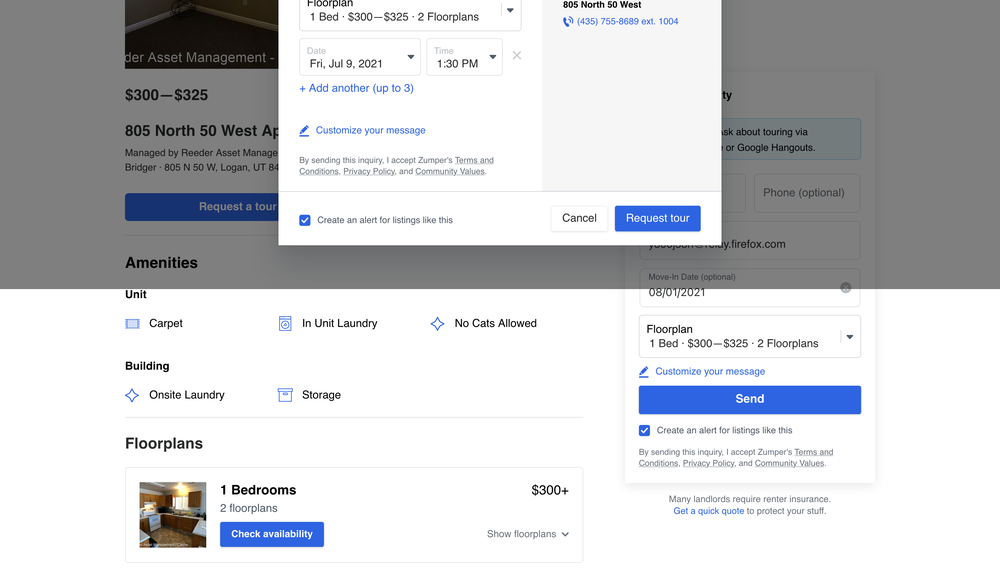
#> input picture ab.png, 1000 x 574 px, shrunk from 2880 x 1652 before the run
$ python sketch.py
#> lines starting #> are read from the running program, lines starting #| are printed output that depends on the picture
# Converting Image to sketch

import cv2 # import open cv


class Sketch():
    def read_image(self):
        get_image_file = input('Path or file name of the image: ')
#> the answer given: ab.png
        read_image = cv2.imread(get_image_file)
#> read_image is the input picture: shape (574, 1000, 3); mean B, G, R 206.8, 203.7, 202.4
        cv2.imshow('screen', read_image)
        cv2.waitKey(0)


        # creating a gray image using cv2 library
        gray_image = cv2.cvtColor(read_image, cv2.COLOR_BGR2GRAY)
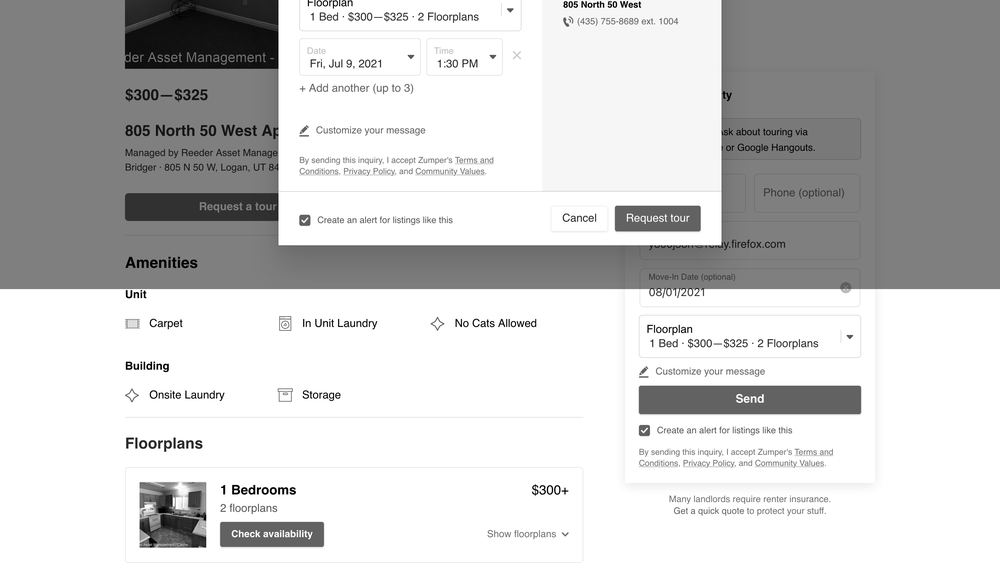
#> gray_image: shape (574, 1000); min 0, max 255, mean 203.7
        cv2.imshow('new screen', gray_image)
        cv2.waitKey(0)

        # create inverted image from grayscale
        inverted_image = 255 - gray_image
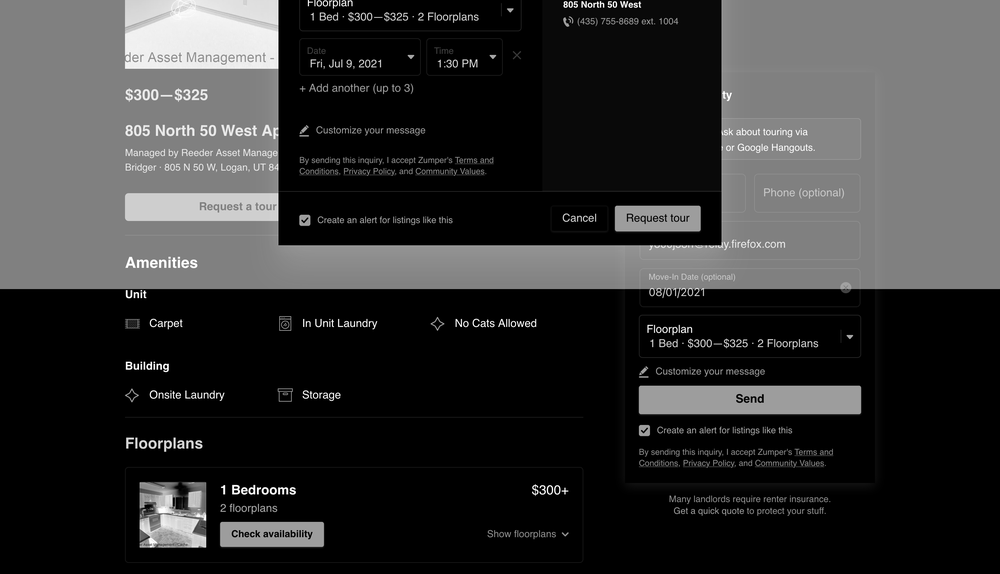
#> inverted_image: shape (574, 1000); min 0, max 255, mean 51.3
        cv2.imshow('Inverted', inverted_image)
        cv2.waitKey()

        # Gaussian Function to blur image
        blurred = cv2.GaussianBlur(inverted_image, (21, 21), 0)
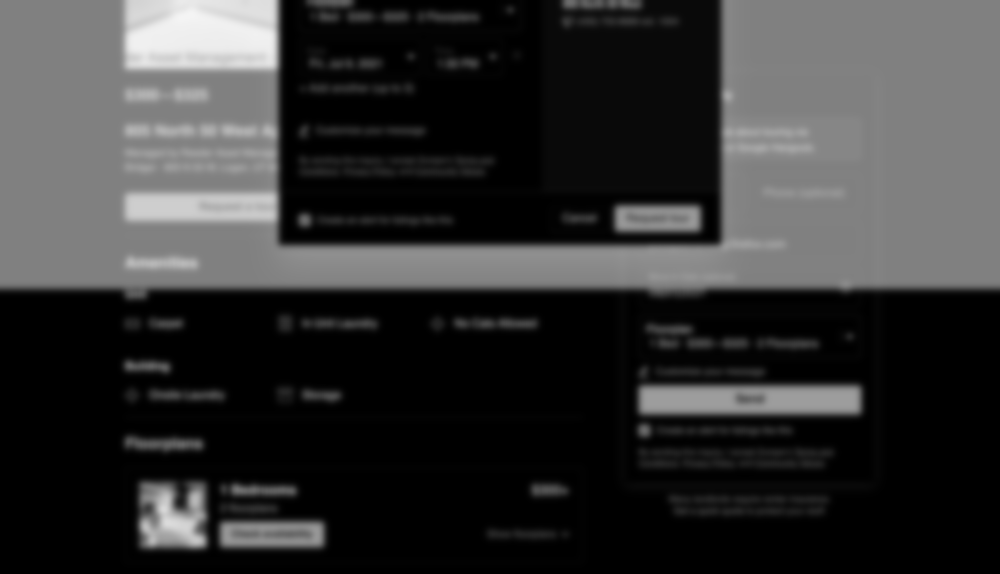
#> blurred: shape (574, 1000); min 0, max 244, mean 51.3

        # invert blurred image
        inverted_blurred = 255 - blurred
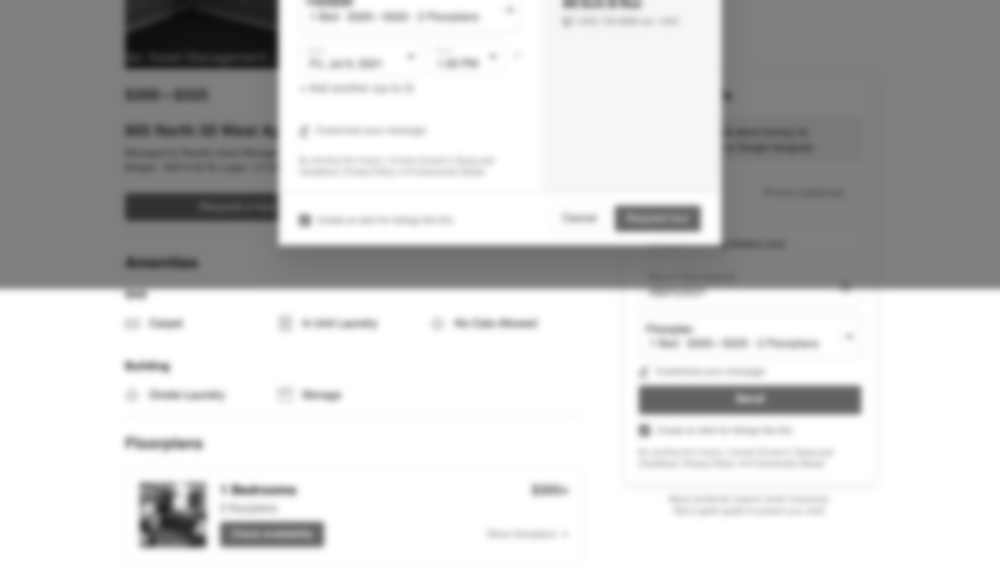
#> inverted_blurred: shape (574, 1000); min 11, max 255, mean 203.7
        pencil_sketch = cv2.divide(gray_image, inverted_blurred, scale=256.0)
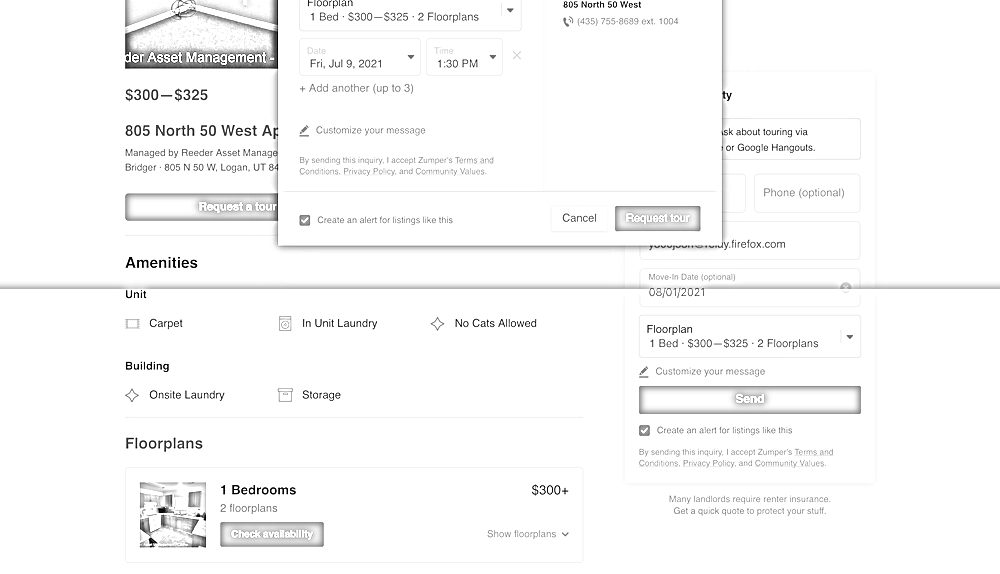
#> pencil_sketch: shape (574, 1000); min 0, max 255, mean 248.9
        cv2.imshow("Sketch", pencil_sketch)
        cv2.waitKey(0)

        # compare
        cv2.imshow("original image", read_image)
        cv2.imshow("pencil sketch", pencil_sketch)
        cv2.waitKey(0)


get_sketch = Sketch()
get_sketch.read_image()
